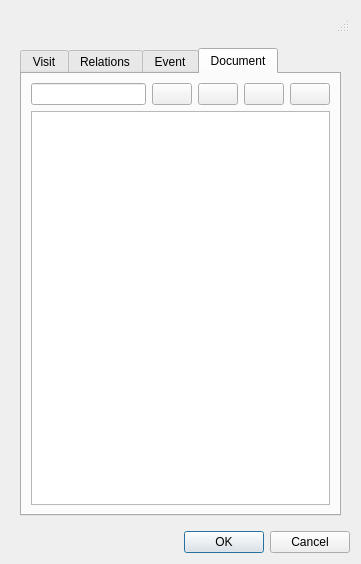
<?xml version="1.0" encoding="UTF-8"?>
<ui version="4.0">
 <class>add_visit</class>
 <widget class="QDialog" name="add_visit">
  <property name="geometry">
   <rect>
    <x>0</x>
    <y>0</y>
    <width>361</width>
    <height>564</height>
   </rect>
  </property>
  <property name="windowTitle">
   <string>Add visit</string>
  </property>
  <layout class="QVBoxLayout" name="verticalLayout_3">
   <item>
    <widget class="QStatusBar" name="statusbar"/>
   </item>
   <item>
    <widget class="QWidget" name="centralwidget" native="true">
     <layout class="QVBoxLayout" name="verticalLayout_2">
      <item>
       <widget class="QTabWidget" name="tab_widget">
        <property name="currentIndex">
         <number>3</number>
        </property>
        <widget class="QWidget" name="VisitTab">
         <attribute name="title">
          <string>Visit</string>
         </attribute>
         <layout class="QVBoxLayout" name="verticalLayout" stretch="0,0,0,0,0,0,0,0,0">
          <item>
           <layout class="QHBoxLayout" name="horizontalLayout" stretch="0,0,1">
            <item>
             <widget class="QLabel" name="label_node_type">
              <property name="font">
               <font>
                <pointsize>8</pointsize>
                <weight>50</weight>
                <bold>false</bold>
               </font>
              </property>
              <property name="frameShape">
               <enum>QFrame::NoFrame</enum>
              </property>
              <property name="frameShadow">
               <enum>QFrame::Plain</enum>
              </property>
              <property name="text">
               <string>Id:</string>
              </property>
              <property name="textFormat">
               <enum>Qt::AutoText</enum>
              </property>
              <property name="scaledContents">
               <bool>false</bool>
              </property>
              <property name="alignment">
               <set>Qt::AlignLeading|Qt::AlignLeft|Qt::AlignVCenter</set>
              </property>
              <property name="margin">
               <number>3</number>
              </property>
             </widget>
            </item>
            <item>
             <spacer name="horizontalSpacer_2">
              <property name="orientation">
               <enum>Qt::Horizontal</enum>
              </property>
              <property name="sizeType">
               <enum>QSizePolicy::Preferred</enum>
              </property>
              <property name="sizeHint" stdset="0">
               <size>
                <width>70</width>
                <height>20</height>
               </size>
              </property>
             </spacer>
            </item>
            <item>
             <widget class="QLineEdit" name="visit_id">
              <property name="enabled">
               <bool>false</bool>
              </property>
              <property name="frame">
               <bool>true</bool>
              </property>
             </widget>
            </item>
           </layout>
          </item>
          <item>
           <layout class="QHBoxLayout" name="horizontalLayout_2" stretch="0,0,1">
            <item>
             <widget class="QLabel" name="label_node_type_3">
              <property name="font">
               <font>
                <pointsize>8</pointsize>
                <weight>50</weight>
                <bold>false</bold>
               </font>
              </property>
              <property name="frameShape">
               <enum>QFrame::NoFrame</enum>
              </property>
              <property name="frameShadow">
               <enum>QFrame::Plain</enum>
              </property>
              <property name="text">
               <string>Start date:* </string>
              </property>
              <property name="textFormat">
               <enum>Qt::AutoText</enum>
              </property>
              <property name="scaledContents">
               <bool>false</bool>
              </property>
              <property name="alignment">
               <set>Qt::AlignLeading|Qt::AlignLeft|Qt::AlignVCenter</set>
              </property>
              <property name="margin">
               <number>3</number>
              </property>
             </widget>
            </item>
            <item>
             <spacer name="horizontalSpacer_3">
              <property name="orientation">
               <enum>Qt::Horizontal</enum>
              </property>
              <property name="sizeType">
               <enum>QSizePolicy::Fixed</enum>
              </property>
              <property name="sizeHint" stdset="0">
               <size>
                <width>22</width>
                <height>20</height>
               </size>
              </property>
             </spacer>
            </item>
            <item>
             <widget class="QDateEdit" name="startdate">
              <property name="enabled">
               <bool>true</bool>
              </property>
              <property name="date">
               <date>
                <year>2016</year>
                <month>1</month>
                <day>1</day>
               </date>
              </property>
              <property name="calendarPopup">
               <bool>true</bool>
              </property>
             </widget>
            </item>
           </layout>
          </item>
          <item>
           <layout class="QHBoxLayout" name="horizontalLayout_3" stretch="0,0,1">
            <item>
             <widget class="QLabel" name="label_node_type_2">
              <property name="font">
               <font>
                <pointsize>8</pointsize>
                <weight>50</weight>
                <bold>false</bold>
               </font>
              </property>
              <property name="frameShape">
               <enum>QFrame::NoFrame</enum>
              </property>
              <property name="frameShadow">
               <enum>QFrame::Plain</enum>
              </property>
              <property name="text">
               <string>End date:*</string>
              </property>
              <property name="textFormat">
               <enum>Qt::AutoText</enum>
              </property>
              <property name="scaledContents">
               <bool>false</bool>
              </property>
              <property name="alignment">
               <set>Qt::AlignLeading|Qt::AlignLeft|Qt::AlignVCenter</set>
              </property>
              <property name="margin">
               <number>3</number>
              </property>
             </widget>
            </item>
            <item>
             <spacer name="horizontalSpacer_4">
              <property name="orientation">
               <enum>Qt::Horizontal</enum>
              </property>
              <property name="sizeType">
               <enum>QSizePolicy::Fixed</enum>
              </property>
              <property name="sizeHint" stdset="0">
               <size>
                <width>30</width>
                <height>20</height>
               </size>
              </property>
             </spacer>
            </item>
            <item>
             <widget class="QDateEdit" name="enddate">
              <property name="enabled">
               <bool>true</bool>
              </property>
              <property name="date">
               <date>
                <year>2016</year>
                <month>1</month>
                <day>1</day>
               </date>
              </property>
              <property name="calendarPopup">
               <bool>true</bool>
              </property>
             </widget>
            </item>
           </layout>
          </item>
          <item>
           <layout class="QHBoxLayout" name="horizontalLayout_4" stretch="0,0,1">
            <item>
             <widget class="QLabel" name="label_node_type_5">
              <property name="font">
               <font>
                <pointsize>8</pointsize>
                <weight>50</weight>
                <bold>false</bold>
               </font>
              </property>
              <property name="frameShape">
               <enum>QFrame::NoFrame</enum>
              </property>
              <property name="frameShadow">
               <enum>QFrame::Plain</enum>
              </property>
              <property name="text">
               <string>User name:</string>
              </property>
              <property name="textFormat">
               <enum>Qt::AutoText</enum>
              </property>
              <property name="scaledContents">
               <bool>false</bool>
              </property>
              <property name="alignment">
               <set>Qt::AlignLeading|Qt::AlignLeft|Qt::AlignVCenter</set>
              </property>
              <property name="margin">
               <number>3</number>
              </property>
             </widget>
            </item>
            <item>
             <spacer name="horizontalSpacer_5">
              <property name="orientation">
               <enum>Qt::Horizontal</enum>
              </property>
              <property name="sizeType">
               <enum>QSizePolicy::Fixed</enum>
              </property>
              <property name="sizeHint" stdset="0">
               <size>
                <width>27</width>
                <height>20</height>
               </size>
              </property>
             </spacer>
            </item>
            <item>
             <widget class="QLineEdit" name="user_name">
              <property name="enabled">
               <bool>false</bool>
              </property>
              <property name="frame">
               <bool>true</bool>
              </property>
             </widget>
            </item>
           </layout>
          </item>
          <item>
           <layout class="QHBoxLayout" name="horizontalLayout_5" stretch="0,0,1">
            <item>
             <widget class="QLabel" name="label_node_type_4">
              <property name="font">
               <font>
                <pointsize>8</pointsize>
                <weight>50</weight>
                <bold>false</bold>
               </font>
              </property>
              <property name="frameShape">
               <enum>QFrame::NoFrame</enum>
              </property>
              <property name="frameShadow">
               <enum>QFrame::Plain</enum>
              </property>
              <property name="text">
               <string>Code:</string>
              </property>
              <property name="textFormat">
               <enum>Qt::AutoText</enum>
              </property>
              <property name="scaledContents">
               <bool>false</bool>
              </property>
              <property name="alignment">
               <set>Qt::AlignLeading|Qt::AlignLeft|Qt::AlignVCenter</set>
              </property>
              <property name="margin">
               <number>3</number>
              </property>
             </widget>
            </item>
            <item>
             <spacer name="horizontalSpacer_6">
              <property name="orientation">
               <enum>Qt::Horizontal</enum>
              </property>
              <property name="sizeType">
               <enum>QSizePolicy::Fixed</enum>
              </property>
              <property name="sizeHint" stdset="0">
               <size>
                <width>54</width>
                <height>20</height>
               </size>
              </property>
             </spacer>
            </item>
            <item>
             <widget class="QLineEdit" name="ext_code">
              <property name="enabled">
               <bool>true</bool>
              </property>
              <property name="frame">
               <bool>true</bool>
              </property>
             </widget>
            </item>
           </layout>
          </item>
          <item>
           <layout class="QHBoxLayout" name="horizontalLayout_6" stretch="0,0,1">
            <item>
             <widget class="QLabel" name="label_flexunion_code_4">
              <property name="font">
               <font>
                <pointsize>8</pointsize>
               </font>
              </property>
              <property name="frameShape">
               <enum>QFrame::NoFrame</enum>
              </property>
              <property name="frameShadow">
               <enum>QFrame::Plain</enum>
              </property>
              <property name="text">
               <string>Visitcat id:*</string>
              </property>
              <property name="textFormat">
               <enum>Qt::AutoText</enum>
              </property>
              <property name="scaledContents">
               <bool>false</bool>
              </property>
              <property name="alignment">
               <set>Qt::AlignLeading|Qt::AlignLeft|Qt::AlignVCenter</set>
              </property>
              <property name="margin">
               <number>3</number>
              </property>
             </widget>
            </item>
            <item>
             <spacer name="horizontalSpacer_7">
              <property name="orientation">
               <enum>Qt::Horizontal</enum>
              </property>
              <property name="sizeType">
               <enum>QSizePolicy::Fixed</enum>
              </property>
              <property name="sizeHint" stdset="0">
               <size>
                <width>27</width>
                <height>20</height>
               </size>
              </property>
             </spacer>
            </item>
            <item>
             <widget class="QComboBox" name="visitcat_id">
              <property name="editable">
               <bool>true</bool>
              </property>
              <property name="sizeAdjustPolicy">
               <enum>QComboBox::AdjustToContents</enum>
              </property>
             </widget>
            </item>
           </layout>
          </item>
          <item>
           <widget class="QLabel" name="label_flexunion_code_5">
            <property name="font">
             <font>
              <pointsize>8</pointsize>
             </font>
            </property>
            <property name="frameShape">
             <enum>QFrame::NoFrame</enum>
            </property>
            <property name="frameShadow">
             <enum>QFrame::Plain</enum>
            </property>
            <property name="text">
             <string>Descript:</string>
            </property>
            <property name="textFormat">
             <enum>Qt::AutoText</enum>
            </property>
            <property name="scaledContents">
             <bool>false</bool>
            </property>
            <property name="alignment">
             <set>Qt::AlignLeading|Qt::AlignLeft|Qt::AlignVCenter</set>
            </property>
            <property name="margin">
             <number>3</number>
            </property>
           </widget>
          </item>
          <item>
           <widget class="QLineEdit" name="descript">
            <property name="sizePolicy">
             <sizepolicy hsizetype="Expanding" vsizetype="Expanding">
              <horstretch>0</horstretch>
              <verstretch>0</verstretch>
             </sizepolicy>
            </property>
           </widget>
          </item>
          <item>
           <widget class="QPushButton" name="btn_add_geom">
            <property name="text">
             <string>Add geom</string>
            </property>
            <property name="icon">
             <iconset>
              <normaloff>../icons/133.png</normaloff>../icons/133.png</iconset>
            </property>
           </widget>
          </item>
         </layout>
        </widget>
        <widget class="QWidget" name="RelationsTab">
         <attribute name="title">
          <string>Relations</string>
         </attribute>
         <layout class="QVBoxLayout" name="verticalLayout_4">
          <item>
           <layout class="QHBoxLayout" name="horizontalLayout_8" stretch="0,0">
            <item>
             <widget class="QLabel" name="label_feature_type">
              <property name="font">
               <font>
                <pointsize>8</pointsize>
               </font>
              </property>
              <property name="frameShape">
               <enum>QFrame::NoFrame</enum>
              </property>
              <property name="frameShadow">
               <enum>QFrame::Plain</enum>
              </property>
              <property name="text">
               <string>Feature type:</string>
              </property>
              <property name="textFormat">
               <enum>Qt::AutoText</enum>
              </property>
              <property name="scaledContents">
               <bool>false</bool>
              </property>
              <property name="alignment">
               <set>Qt::AlignLeading|Qt::AlignLeft|Qt::AlignVCenter</set>
              </property>
              <property name="margin">
               <number>3</number>
              </property>
             </widget>
            </item>
            <item>
             <widget class="QComboBox" name="feature_type">
              <property name="editable">
               <bool>true</bool>
              </property>
              <property name="sizeAdjustPolicy">
               <enum>QComboBox::AdjustToContents</enum>
              </property>
             </widget>
            </item>
           </layout>
          </item>
          <item>
           <widget class="Line" name="line_2">
            <property name="orientation">
             <enum>Qt::Horizontal</enum>
            </property>
           </widget>
          </item>
          <item>
           <layout class="QHBoxLayout" name="horizontalLayout_9">
            <item>
             <widget class="QLineEdit" name="feature_id"/>
            </item>
            <item>
             <widget class="QPushButton" name="btn_feature_insert">
              <property name="text">
               <string/>
              </property>
              <property name="icon">
               <iconset>
                <normaloff>../icons/111.png</normaloff>../icons/111.png</iconset>
              </property>
             </widget>
            </item>
            <item>
             <widget class="QPushButton" name="btn_feature_delete">
              <property name="text">
               <string/>
              </property>
              <property name="icon">
               <iconset>
                <normaloff>../icons/112.png</normaloff>../icons/112.png</iconset>
              </property>
             </widget>
            </item>
            <item>
             <widget class="QPushButton" name="btn_feature_snapping">
              <property name="text">
               <string/>
              </property>
              <property name="icon">
               <iconset>
                <normaloff>../icons/137.png</normaloff>../icons/137.png</iconset>
              </property>
             </widget>
            </item>
           </layout>
          </item>
          <item>
           <widget class="QTableView" name="tbl_relation">
            <property name="sortingEnabled">
             <bool>true</bool>
            </property>
           </widget>
          </item>
         </layout>
        </widget>
        <widget class="QWidget" name="EventTab">
         <attribute name="title">
          <string>Event</string>
         </attribute>
         <layout class="QVBoxLayout" name="verticalLayout_5">
          <item>
           <layout class="QHBoxLayout" name="horizontalLayout_10" stretch="0,1">
            <item>
             <widget class="QLabel" name="label_flexunion_code_8">
              <property name="font">
               <font>
                <pointsize>8</pointsize>
               </font>
              </property>
              <property name="frameShape">
               <enum>QFrame::NoFrame</enum>
              </property>
              <property name="frameShadow">
               <enum>QFrame::Plain</enum>
              </property>
              <property name="text">
               <string>Parameter type:*</string>
              </property>
              <property name="textFormat">
               <enum>Qt::AutoText</enum>
              </property>
              <property name="scaledContents">
               <bool>false</bool>
              </property>
              <property name="alignment">
               <set>Qt::AlignLeading|Qt::AlignLeft|Qt::AlignVCenter</set>
              </property>
              <property name="margin">
               <number>3</number>
              </property>
             </widget>
            </item>
            <item>
             <widget class="QComboBox" name="parameter_type_id">
              <property name="editable">
               <bool>true</bool>
              </property>
             </widget>
            </item>
           </layout>
          </item>
          <item>
           <layout class="QHBoxLayout" name="horizontalLayout_11" stretch="0,1">
            <item>
             <widget class="QLabel" name="label_flexunion_code_9">
              <property name="font">
               <font>
                <pointsize>8</pointsize>
               </font>
              </property>
              <property name="frameShape">
               <enum>QFrame::NoFrame</enum>
              </property>
              <property name="frameShadow">
               <enum>QFrame::Plain</enum>
              </property>
              <property name="text">
               <string>Parameter:*          </string>
              </property>
              <property name="textFormat">
               <enum>Qt::AutoText</enum>
              </property>
              <property name="scaledContents">
               <bool>false</bool>
              </property>
              <property name="alignment">
               <set>Qt::AlignLeading|Qt::AlignLeft|Qt::AlignVCenter</set>
              </property>
              <property name="margin">
               <number>3</number>
              </property>
             </widget>
            </item>
            <item>
             <widget class="QComboBox" name="parameter_id">
              <property name="editable">
               <bool>true</bool>
              </property>
             </widget>
            </item>
           </layout>
          </item>
          <item>
           <layout class="QHBoxLayout" name="horizontalLayout_12">
            <item>
             <spacer name="horizontalSpacer_8">
              <property name="orientation">
               <enum>Qt::Horizontal</enum>
              </property>
              <property name="sizeHint" stdset="0">
               <size>
                <width>40</width>
                <height>20</height>
               </size>
              </property>
             </spacer>
            </item>
            <item>
             <widget class="QPushButton" name="btn_event_insert">
              <property name="text">
               <string>Insert event</string>
              </property>
             </widget>
            </item>
           </layout>
          </item>
          <item>
           <widget class="Line" name="line">
            <property name="orientation">
             <enum>Qt::Horizontal</enum>
            </property>
           </widget>
          </item>
          <item>
           <layout class="QHBoxLayout" name="horizontalLayout_13">
            <item>
             <widget class="QPushButton" name="btn_event_update">
              <property name="text">
               <string>Update event</string>
              </property>
             </widget>
            </item>
            <item>
             <widget class="QPushButton" name="btn_event_delete">
              <property name="text">
               <string>Delete event</string>
              </property>
             </widget>
            </item>
           </layout>
          </item>
          <item>
           <widget class="QTableView" name="tbl_event">
            <property name="sortingEnabled">
             <bool>true</bool>
            </property>
           </widget>
          </item>
         </layout>
        </widget>
        <widget class="QWidget" name="DocumentTab">
         <attribute name="title">
          <string>Document</string>
         </attribute>
         <layout class="QVBoxLayout" name="verticalLayout_6">
          <item>
           <layout class="QHBoxLayout" name="horizontalLayout_14">
            <item>
             <widget class="QLineEdit" name="doc_id"/>
            </item>
            <item>
             <widget class="QPushButton" name="btn_doc_insert">
              <property name="text">
               <string/>
              </property>
              <property name="icon">
               <iconset>
                <normaloff>../icons/111.png</normaloff>../icons/111.png</iconset>
              </property>
             </widget>
            </item>
            <item>
             <widget class="QPushButton" name="btn_doc_delete">
              <property name="text">
               <string/>
              </property>
              <property name="icon">
               <iconset>
                <normaloff>../icons/112.png</normaloff>../icons/112.png</iconset>
              </property>
             </widget>
            </item>
            <item>
             <widget class="QPushButton" name="btn_doc_new">
              <property name="text">
               <string/>
              </property>
              <property name="icon">
               <iconset>
                <normaloff>../icons/34.png</normaloff>../icons/34.png</iconset>
              </property>
             </widget>
            </item>
            <item>
             <widget class="QPushButton" name="btn_open_doc">
              <property name="text">
               <string/>
              </property>
              <property name="icon">
               <iconset>
                <normaloff>../icons/170.png</normaloff>../icons/170.png</iconset>
              </property>
             </widget>
            </item>
           </layout>
          </item>
          <item>
           <widget class="QTableView" name="tbl_document">
            <property name="enabled">
             <bool>true</bool>
            </property>
           </widget>
          </item>
         </layout>
        </widget>
       </widget>
      </item>
     </layout>
    </widget>
   </item>
   <item>
    <widget class="QDialogButtonBox" name="button_box">
     <property name="standardButtons">
      <set>QDialogButtonBox::Cancel|QDialogButtonBox::Ok</set>
     </property>
    </widget>
   </item>
  </layout>
 </widget>
 <resources/>
 <connections>
  <connection>
   <sender>button_box</sender>
   <signal>accepted()</signal>
   <receiver>add_visit</receiver>
   <slot>accept()</slot>
   <hints>
    <hint type="sourcelabel">
     <x>248</x>
     <y>254</y>
    </hint>
    <hint type="destinationlabel">
     <x>157</x>
     <y>274</y>
    </hint>
   </hints>
  </connection>
  <connection>
   <sender>button_box</sender>
   <signal>rejected()</signal>
   <receiver>add_visit</receiver>
   <slot>reject()</slot>
   <hints>
    <hint type="sourcelabel">
     <x>316</x>
     <y>260</y>
    </hint>
    <hint type="destinationlabel">
     <x>286</x>
     <y>274</y>
    </hint>
   </hints>
  </connection>
 </connections>
</ui>
